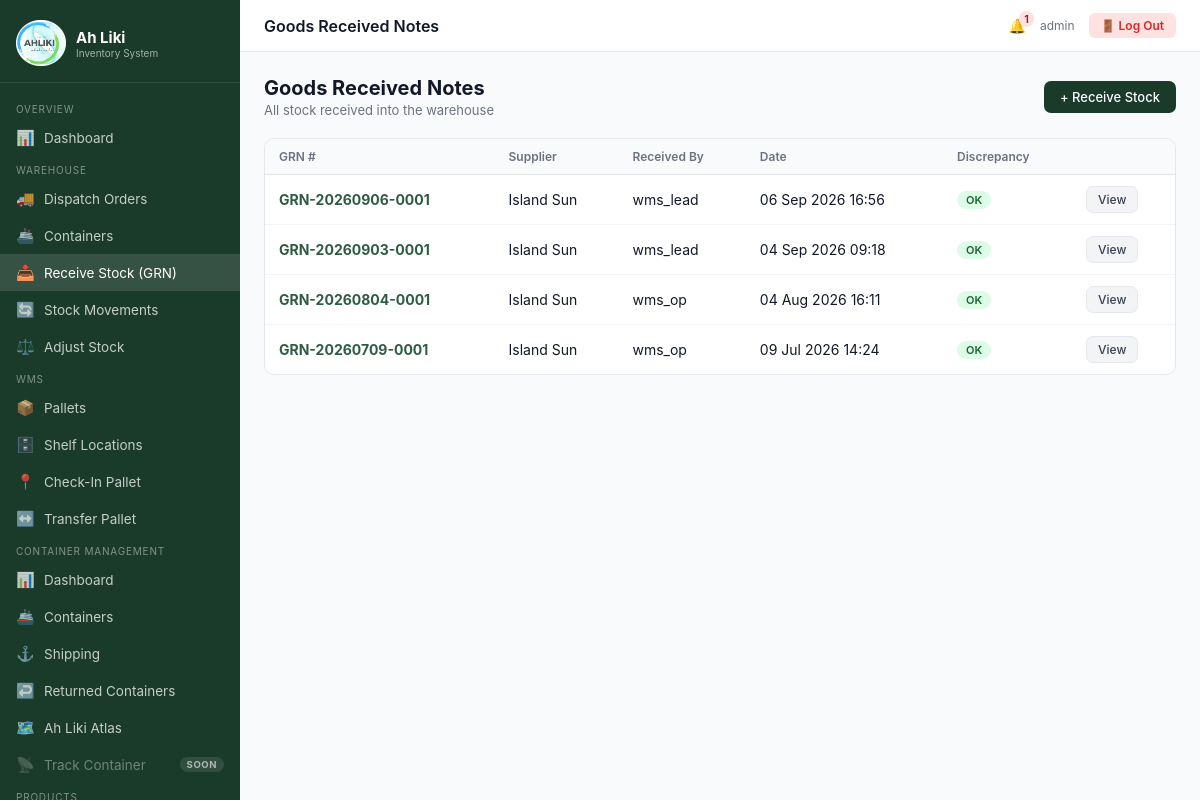
/grn/ (signed in), run on the app's committed database.
### inventory/models.py (models this page shows, shortened)
class GoodsReceivedNote(models.Model):
    grn_number = models.CharField(max_length=100, unique=True)
    purchase_order = models.ForeignKey(PurchaseOrder, on_delete=models.SET_NULL, null=True, blank=True, related_name='grns')
    supplier = models.ForeignKey(Supplier, on_delete=models.CASCADE, related_name='grns')
    received_by = models.ForeignKey(User, on_delete=models.SET_NULL, null=True)
    received_at = models.DateTimeField(default=timezone.now)
    has_discrepancy = models.BooleanField(default=False)
    notes = models.TextField(blank=True)

class Supplier(models.Model):
    name = models.CharField(max_length=200)
    contact_name = models.CharField(max_length=200, blank=True)
    phone = models.CharField(max_length=50, blank=True)
    email = models.EmailField(blank=True)
    address = models.TextField(blank=True)
    created_at = models.DateTimeField(auto_now_add=True)

### inventory/views.py (the view)
# urls.py: path('grn/', views.grn_list, name='grn_list'),
@login_required
@role_required('admin', 'warehouse', 'wms_operator')
def grn_list(request):
    grns = GoodsReceivedNote.objects.select_related('supplier', 'received_by').order_by('-received_at')
    return render(request, 'grn/list.html', {'grns': grns})

### ahliki_ims/health.py (called while the page is built)
    def __call__(self, request):
        if request.path == HEALTH_PATH:
            return HttpResponse('ok', content_type='text/plain')
        return self.get_response(request)

### inventory/audit.py (called while the page is built)
    def __call__(self, request):
        token = _current_request.set(request)
        try:
            return self.get_response(request)
        finally:
            _current_request.reset(token)

### inventory/context_processors.py (called while the page is built)
def alerts_count(request):
    if request.user.is_authenticated:
        return {'open_alerts_count': StockAlert.objects.filter(is_resolved=False).count()}
    return {'open_alerts_count': 0}

### inventory/templatetags/custom_tags.py (called while the page is built)
@register.filter
def user_role(user):
    if not user.is_authenticated:
        return ''
    try:
        from inventory.models import UserProfile
        profile, _ = UserProfile.objects.get_or_create(user=user)
        return profile.role
    except:
        return ''

### inventory/views.py (called while the page is built, shortened)
def role_required(*roles):
    from functools import wraps
    def decorator(view_func):
        @wraps(view_func)
        def _wrapped(request, *args, **kwargs):
            if not request.user.is_authenticated:
                return redirect('login')
            if request.user.is_superuser:
                return view_func(request, *args, **kwargs)
        return _wrapped
    return decorator

### templates/grn/list.html (shortened to what this page needs)
{% extends 'base.html' %}
{% block topbar_title %}Goods Received Notes{% endblock %}
{% block content %}
<div class="page-header">
  <div><h1>Goods Received Notes</h1><p>All stock received into the warehouse</p></div>
  <a href="{% url 'grn_add' %}" class="btn btn-primary">+ Receive Stock</a>
</div>
<div class="card">
  <div class="table-wrap">
    <table>
      <thead><tr><th>GRN #</th><th>Supplier</th><th>Received By</th><th>Date</th><th>Discrepancy</th><th></th></tr></thead>
      <tbody>
      {% for g in grns %}
      <tr>
        <td><a href="{% url 'grn_detail' g.pk %}"><strong>{{ g.grn_number }}</strong></a></td>
        <td>{{ g.supplier.name }}</td>
        <td>{{ g.received_by.get_full_name|default:g.received_by.username }}</td>
        <td>{{ g.received_at|date:"d M Y H:i" }}</td>
        <td>{% if g.has_discrepancy %}<span class="badge badge-red">⚠ Discrepancy</span>{% else %}<span class="badge badge-green">OK</span>{% endif %}</td>
        <td><a href="{% url 'grn_detail' g.pk %}" class="btn btn-sm btn-secondary">View</a></td>
      </tr>
      {% empty %}<tr><td colspan="6" style="text-align:center;color:var(--gray-500);padding:24px">No GRNs yet.</td></tr>{% endfor %}
      </tbody>
    </table>
  </div>
</div>
{% endblock %}

### templates/base.html (shortened to what this page needs)
<!DOCTYPE html>
<html lang="en">
<head>
{% load static %}
{% load custom_tags %}
<link rel="stylesheet" href="{% static 'css/main.css' %}">
</head>
<body>
{% with user_role=request.user|user_role %}
{% with is_admin=request.user.is_superuser %}
<div class="layout{% if user_role == 'wms_operator' or user_role == 'wms_dispatcher' %} wms-op-layout{% endif %}">
  <aside class="sidebar" id="sidebar">
    <div class="sidebar-brand">
      <div class="logo">
        <img src="{% static 'image/ahliki_logo.png' %}" alt="Ah Liki Logo" class="logo-image">
        <div>
          <div class="logo-text">Ah Liki</div>
          <div class="logo-sub">{% if user_role == 'wms_operator' %}WMS Operator{% elif user_role == 'wms_dispatcher' %}WMS Dispatcher{% elif user_role == 'custom_broker' %}Customs Broker{% else %}Inventory System{% endif %}</div>
        </div>
      </div>
    </div>
    <nav class="sidebar-nav">
      {% if user_role == 'wms_operator' %}
      <div class="nav-section">Home</div>
      <a href="{% url 'wms_dashboard' %}" class="{% if request.resolver_match.url_name == 'wms_dashboard' %}active{% endif %}">
        <span class="icon">🏠</span> WMS Dashboard
      </a>
      <div class="nav-section">Receive Stock</div>
      <a href="{% url 'grn_list' %}" class="{% if 'grn' in request.resolver_match.url_name %}active{% endif %}">
        <span class="icon">📥</span> Receive Stock (GRN)
      </a>
      <a href="{% url 'grn_add' %}" class="{% if request.resolver_match.url_name == 'grn_add' %}active{% endif %}">
        <span class="icon">➕</span> New GRN
      </a>
      <a href="{% url 'warehouse_container_list' %}" class="{% if 'container' in request.resolver_match.url_name and 'cms_' not in request.resolver_match.url_name %}active{% endif %}">
        <span class="icon">🚢</span> Containers
      </a>
      <div class="nav-section">WMS Operations</div>
      <a href="{% url 'wms_checkin' %}" class="{% if 'checkin' in request.resolver_match.url_name %}active{% endif %}">
        <span class="icon">📍</span> Check-In Pallet
      </a>
      <a href="{% url 'wms_transfer' %}" class="{% if 'transfer' in request.resolver_match.url_name %}active{% endif %}">
        <span class="icon">↔️</span> Transfer Pallet
      </a>
      <a href="{% url 'pallet_list' %}" class="{% if 'pallet' in request.resolver_match.url_name %}active{% endif %}">
        <span class="icon">📦</span> Pallets
      </a>
      <a href="{% url 'shelf_list' %}" class="{% if 'shelf' in request.resolver_match.url_name %}active{% endif %}">
        <span class="icon">🗄️</span> Shelf Locations
      </a>
      {% else %}
      {% if is_admin or user_role == 'admin' or user_role == 'warehouse' or user_role == 'finance' or user_role == 'manager' %}
      <div class="nav-section">Overview</div>
      <a href="{% url 'dashboard' %}" class="{% if request.resolver_match.url_name == 'dashboard' %}active{% endif %}">
        <span class="icon">📊</span> Dashboard
      </a>
      {% endif %}
      {% if is_admin or user_role == 'admin' or user_role == 'manager' or user_role == 'warehouse' %}
      <div class="nav-section">Warehouse</div>
      <a href="{% url 'warehouse_dispatch_list' %}" class="{% if 'dispatch' in request.resolver_match.url_name %}active{% endif %}">
        <span class="icon">🚚</span> Dispatch Orders
      </a>
      <a href="{% url 'warehouse_container_list' %}" class="{% if 'container' in request.resolver_match.url_name and 'cms_' not in request.resolver_match.url_name %}active{% endif %}">
        <span class="icon">🚢</span> Containers
      </a>
      <a href="{% url 'grn_list' %}" class="{% if 'grn' in request.resolver_match.url_name %}active{% endif %}">
        <span class="icon">📥</span> Receive Stock (GRN)
      </a>
      <a href="{% url 'stock_movements' %}" class="{% if 'stock_movements' in request.resolver_match.url_name %}active{% endif %}">
        <span class="icon">🔄</span> Stock Movements
      </a>
      <a href="{% url 'stock_adjust' %}" class="{% if 'stock_adjust' in request.resolver_match.url_name %}active{% endif %}">
        <span class="icon">⚖️</span> Adjust Stock
      </a>
      <div class="nav-section">WMS</div>
      <a href="{% url 'pallet_list' %}" class="{% if 'pallet' in request.resolver_match.url_name %}active{% endif %}">
        <span class="icon">📦</span> Pallets
      </a>
      <a href="{% url 'shelf_list' %}" class="{% if 'shelf' in request.resolver_match.url_name %}active{% endif %}">
        <span class="icon">🗄️</span> Shelf Locations
      </a>
      <a href="{% url 'wms_checkin' %}" class="{% if 'checkin' in request.resolver_match.url_name %}active{% endif %}">
        <span class="icon">📍</span> Check-In Pallet
      </a>
      <a href="{% url 'wms_transfer' %}" class="{% if 'transfer' in request.resolver_match.url_name %}active{% endif %}">
        <span class="icon">↔️</span> Transfer Pallet
      </a>
      {% endif %}
      {% if is_admin or user_role == 'admin' or user_role == 'manager' %}
      <div class="nav-section">Container Management</div>
      <a href="{% url 'cms_dashboard' %}" class="{% if request.resolver_match.url_name == 'cms_dashboard' %}active{% endif %}">
        <span class="icon">📊</span> Dashboard
      </a>
      <a href="{% url 'cms_containers' %}" class="{% if request.resolver_match.url_name == 'cms_containers' or 'cms_container_' in request.resolver_match.url_name %}active{% endif %}">
        <span class="icon">🚢</span> Containers
      </a>
      <a href="{% url 'cms_shipping' %}" class="{% if 'cms_shipping' in request.resolver_match.url_name %}active{% endif %}">
        <span class="icon">⚓</span> Shipping
      </a>
      <a href="{% url 'cms_returns' %}" class="{% if 'cms_return' in request.resolver_match.url_name %}active{% endif %}">
        <span class="icon">↩️</span> Returned Containers
      </a>
      <a href="{% url 'cms_atlas' %}" class="{% if request.resolver_match.url_name == 'cms_atlas' %}active{% endif %}">
        <span class="icon">🗺️</span> Ah Liki Atlas
      </a>
      <span class="nav-disabled" title="Coming soon" aria-disabled="true">
        <span class="icon">📡</span> Track Container <span class="nav-soon">Soon</span>
      </span>
      {% endif %}
      {% if is_admin or user_role == 'admin' or user_role == 'manager' or user_role == 'warehouse' %}
      <div class="nav-section">Products</div>
      {% elif user_role == 'finance' %}
      <div class="nav-section">Pricing</div>
      <a href="{% url 'product_list' %}" class="{% if 'product' in request.resolver_match.url_name %}active{% endif %}">
        <span class="icon">💰</span> Manage Prices
      </a>
      {% endif %}
      {% endif %}
    </nav>
  </aside>
  <div class="main">
    <div class="topbar">
      <div class="topbar-title">
        {% block topbar_title %}{% endblock %}
      </div>
      <div class="topbar-right">
        {% if is_admin or user_role == 'admin' or user_role == 'warehouse' or user_role == 'manager' %}
        <a href="{% url 'alert_list' %}" style="position:relative;color:var(--gray-700);text-decoration:none">
          🔔{% if open_alerts_count %}<span class="badge badge-red" style="position:absolute;top:-6px;right:-8px;padding:1px 5px">{{ open_alerts_count }}</span>{% endif %}
        </a>
        {% endif %}
        <a href="{% url 'profile' %}" class="topbar-user">
          {{ request.user.get_full_name|default:request.user.username }}
        </a>
        <form method="post" action="{% url 'logout' %}" style="margin:0">
          <button type="submit" class="topbar-logout" title="Log Out">🚪<span class="lbl"> Log Out</span></button>
        </form>
      </div>
    </div>
    <div class="content">
      {% block content %}{% endblock %}
    </div>
  </div>
</div>
{% endwith %}
{% endwith %}
</body>
</html>

### static/css/main.css (style rules this page uses)
:root { --green-dark: #1a3a2a; --green-mid: #2d5c42; --green-light: #e8f2ec; --green-border: #b0c8b8; --amber: #f59e0b; --red: #dc2626; --blue: #2563eb; --gray-50: #f9fafb; --gray-100: #f3f4f6; --gray-200: #e5e7eb; --gray-500: #6b7280; --gray-700: #374151; --gray-900: #111827; --white: #ffffff; --sidebar-w: 240px; }
* { box-sizing: border-box; margin: 0; padding: 0; }
body { font-family: -apple-system, BlinkMacSystemFont, 'Segoe UI', sans-serif; font-size: 14px; color: var(--gray-900); background: var(--gray-50); }
a { color: var(--green-mid); text-decoration: none; }
.layout { display: flex; min-height: 100vh; }
.sidebar { width: var(--sidebar-w); background: var(--green-dark); color: #fff; display: flex; flex-direction: column; position: fixed; top: 0; left: 0; height: 100vh; overflow-y: auto; z-index: 100; }
.sidebar-brand { padding: 20px 16px 16px; border-bottom: 1px solid rgba(255,255,255,0.1); }
.sidebar-brand .logo { display: flex; align-items: center; gap: 10px; }
.sidebar-brand .logo-text { font-weight: 700; font-size: 15px; }
.sidebar-brand .logo-sub { font-size: 10px; opacity: 0.6; }
.sidebar-nav { flex: 1; padding: 12px 0; }
.nav-section { padding: 8px 16px 4px; font-size: 10px; text-transform: uppercase; letter-spacing: 0.08em; opacity: 0.45; }
.sidebar-nav a { display: flex; align-items: center; gap: 10px; padding: 9px 16px; color: rgba(255,255,255,0.75); font-size: 13.5px; transition: all 0.15s; }
.sidebar-nav a:hover, .sidebar-nav a.active { background: rgba(255,255,255,0.12); color: #fff; text-decoration: none; }
.sidebar-nav a .icon { width: 18px; text-align: center; font-size: 15px; }
.main { margin-left: var(--sidebar-w); flex: 1; display: flex; flex-direction: column; }
.topbar { background: var(--white); border-bottom: 1px solid var(--gray-200); padding: 0 24px; height: 52px; display: flex; align-items: center; justify-content: space-between; position: sticky; top: 0; z-index: 50; }
.topbar-title { font-weight: 600; font-size: 16px; }
.topbar-right { display: flex; align-items: center; gap: 14px; }
.content { padding: 24px; flex: 1; }
.card { background: var(--white); border: 1px solid var(--gray-200); border-radius: 10px; overflow: hidden; }
.table-wrap { overflow-x: auto; }
table { width: 100%; border-collapse: collapse; }
th { background: var(--gray-50); padding: 10px 14px; text-align: left; font-size: 12px; font-weight: 600; color: var(--gray-500); border-bottom: 1px solid var(--gray-200); white-space: nowrap; }
td { padding: 11px 14px; border-bottom: 1px solid var(--gray-100); vertical-align: middle; }
tr:last-child td { border-bottom: none; }
.badge { display: inline-flex; align-items: center; padding: 2px 9px; border-radius: 20px; font-size: 11px; font-weight: 600; }
.badge-green { background: #dcfce7; color: #166534; }
.badge-red { background: #fee2e2; color: #991b1b; }
.btn { display: inline-flex; align-items: center; gap: 6px; padding: 8px 16px; border-radius: 7px; font-size: 13px; font-weight: 500; cursor: pointer; border: none; transition: all 0.15s; }
.btn-primary { background: var(--green-dark); color: #fff; }
.btn-secondary { background: var(--gray-100); color: var(--gray-700); border: 1px solid var(--gray-200); }
.btn-sm { padding: 5px 11px; font-size: 12px; }
.page-header { display: flex; align-items: center; justify-content: space-between; margin-bottom: 20px; }
.page-header h1 { font-size: 20px; font-weight: 700; }
.page-header p { font-size: 13px; color: var(--gray-500); margin-top: 2px; }
.topbar-title { display: flex; align-items: center; gap: 8px; min-width: 0; }
.topbar-user { font-size: 12px; color: var(--gray-500); text-decoration: none; white-space: nowrap; }
.topbar-logout { background: #fee2e2; border: none; color: #dc2626; padding: 5px 12px; border-radius: 6px; font-size: 12px; cursor: pointer; font-family: inherit; font-weight: 600; white-space: nowrap; }

### templates/base.html (style rules this page uses)
.nav-disabled { display: flex; align-items: center; gap: 10px; padding: 9px 16px; color: rgba(255,255,255,0.38); font-size: 13.5px; cursor: not-allowed; }
.nav-disabled .icon { width: 18px; text-align: center; font-size: 15px; filter: grayscale(1); opacity: .6; }
.nav-soon { margin-left: auto; font-size: 9.5px; font-weight: 700; letter-spacing: .06em; text-transform: uppercase; padding: 2px 7px; border-radius: 10px; background: rgba(255,255,255,0.1); color: rgba(255,255,255,0.6); }
.logo-image { max-width: 50px; height: auto; object-fit: contain; }

### data on the page
GoodsReceivedNote: grn_number "GRN-20260906-0001", supplier.name "Island Sun", received_by.get_full_name "wms_lead", received_at "06 Sep 2026 16:56", has_discrepancy "OK"
GoodsReceivedNote: grn_number "GRN-20260903-0001", supplier.name "Island Sun", received_by.get_full_name "wms_lead", received_at "04 Sep 2026 09:18", has_discrepancy "OK"
GoodsReceivedNote: grn_number "GRN-20260804-0001", supplier.name "Island Sun", received_by.get_full_name "wms_op", received_at "04 Aug 2026 16:11", has_discrepancy "OK"
GoodsReceivedNote: grn_number "GRN-20260709-0001", supplier.name "Island Sun", received_by.get_full_name "wms_op", received_at "09 Jul 2026 14:24", has_discrepancy "OK"

### other printed values
{{ open_alerts_count }} "1"
{{ request.user.get_full_name|default:request.user.username }} "admin"
